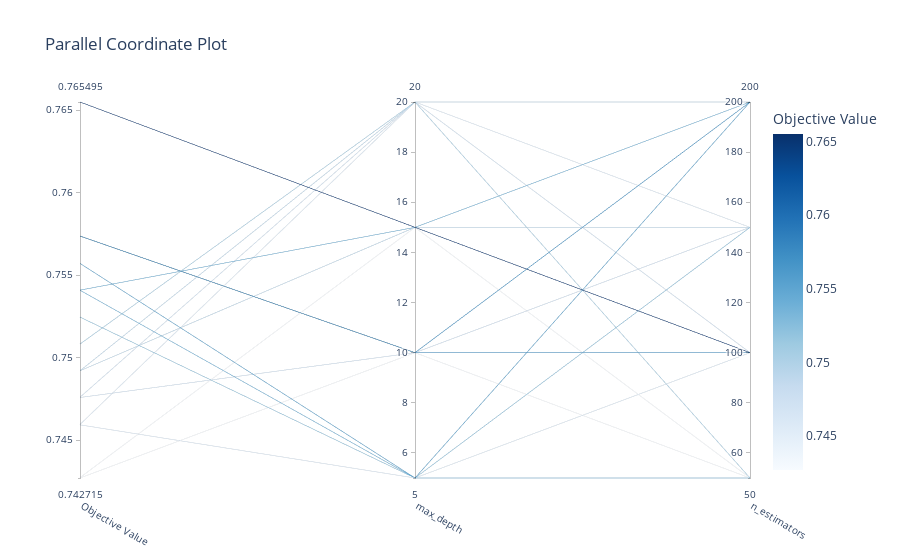

The cell this chart's notebook holds for it:
### Code cell
# 2. Parallel Coordinates Plot
plot_parallel_coordinate(study).show()

### Figure 1 — Plotly figure (JSON) as saved in the notebook; plotly's stock layout.template omitted (floating-point values rounded to 4 significant figures)
{"data": [{"dimensions": [{"label": "Objective Value", "range": [0.7427, 0.7655], "values": [0.7459, 0.7476, 0.7427, 0.7655, 0.7476, 0.7427, 0.7525, 0.746, 0.7492, 0.7574, 0.7492, 0.7541, 0.7557, 0.7541, 0.7574, 0.7508]}, {"label": "max_depth", "range": [5, 20], "values": [5, 10, 15, 15, 20, 10, 5, 20, 15, 10, 20, 15, 5, 5, 10, 20]}, {"label": "n_estimators", "range": [50, 200], "values": [100, 150, 50, 100, 100, 50, 150, 150, 150, 200, 200, 200, 200, 50, 100, 50]}], "labelangle": 30, "labelside": "bottom", "line": {"color": [0.7459, 0.7476, 0.7427, 0.7655, 0.7476, 0.7427, 0.7525, 0.746, 0.7492, 0.7574, 0.7492, 0.7541, 0.7557, 0.7541, 0.7574, 0.7508], "colorbar": {"title": {"text": "Objective Value"}}, "colorscale": [[0, "rgb(247,251,255)"], [0.125, "rgb(222,235,247)"], [0.25, "rgb(198,219,239)"], [0.375, "rgb(158,202,225)"], [0.5, "rgb(107,174,214)"], [0.625, "rgb(66,146,198)"], [0.75, "rgb(33,113,181)"], [0.875, "rgb(8,81,156)"], [1, "rgb(8,48,107)"]], "reversescale": false, "showscale": true}, "type": "parcoords"}], "layout": {"title": {"text": "Parallel Coordinate Plot"}}}
